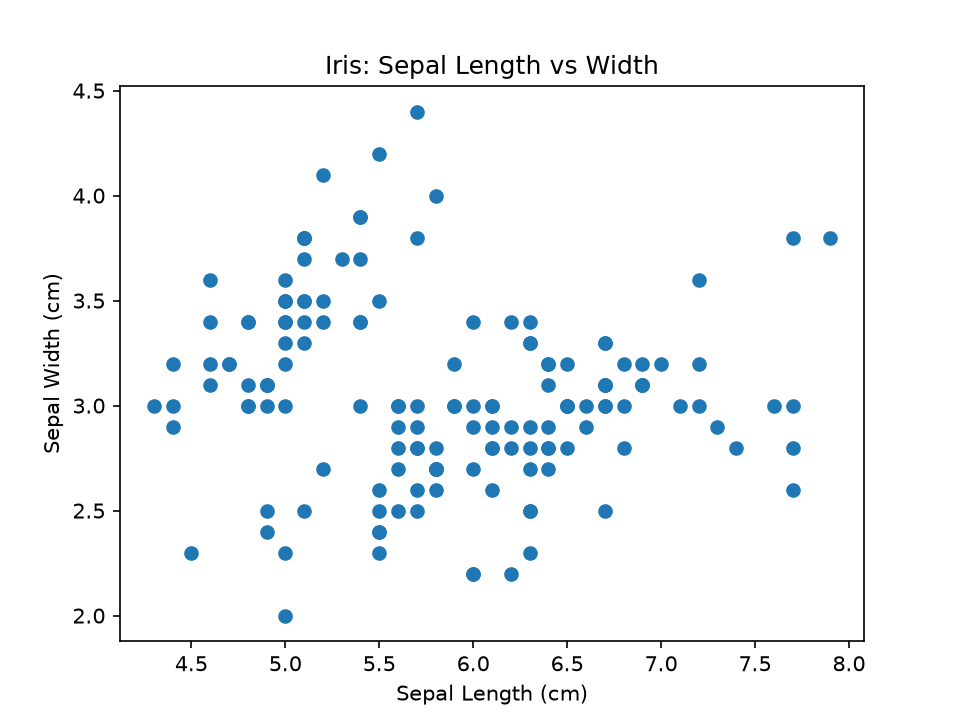

Python code for this plot:
import pandas as pd
import matplotlib.pyplot as plt

df = pd.read_csv("iris.csv")

# 画散点图：萼片长度 vs 萼片宽度
plt.scatter(df['sepal_length'], df['sepal_width'])

# 加标签和标题
plt.xlabel('Sepal Length (cm)')
plt.ylabel('Sepal Width (cm)')
plt.title('Iris: Sepal Length vs Width')

# 保存为图片（GitHub上能看到）
plt.savefig('day04_scatter.png', dpi=150)

# 显示出来
plt.show()
